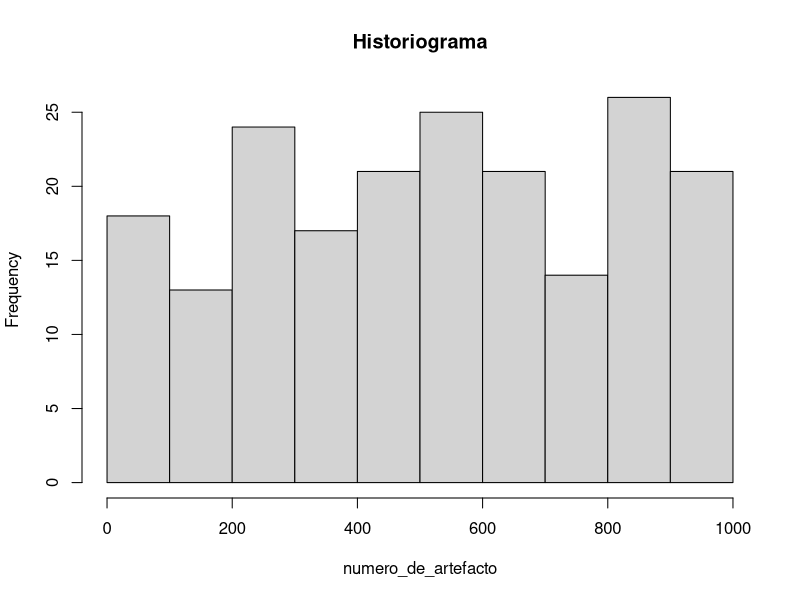
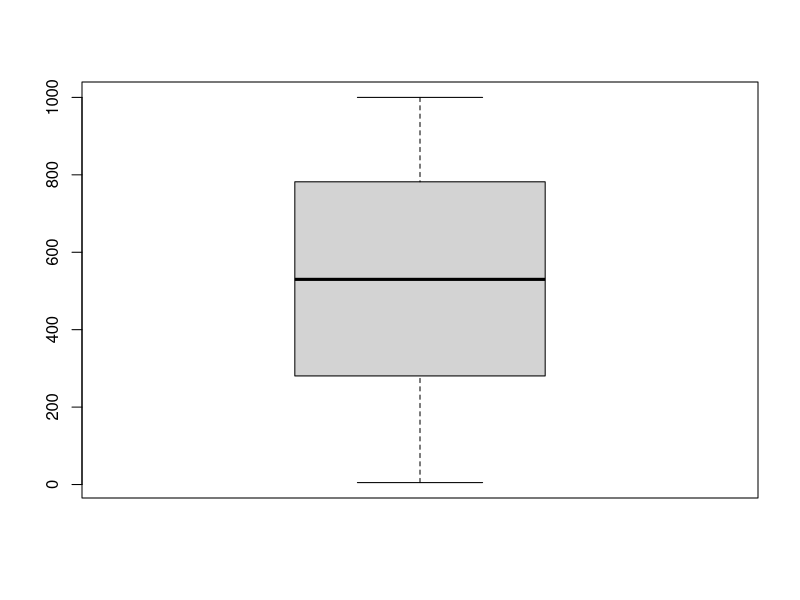
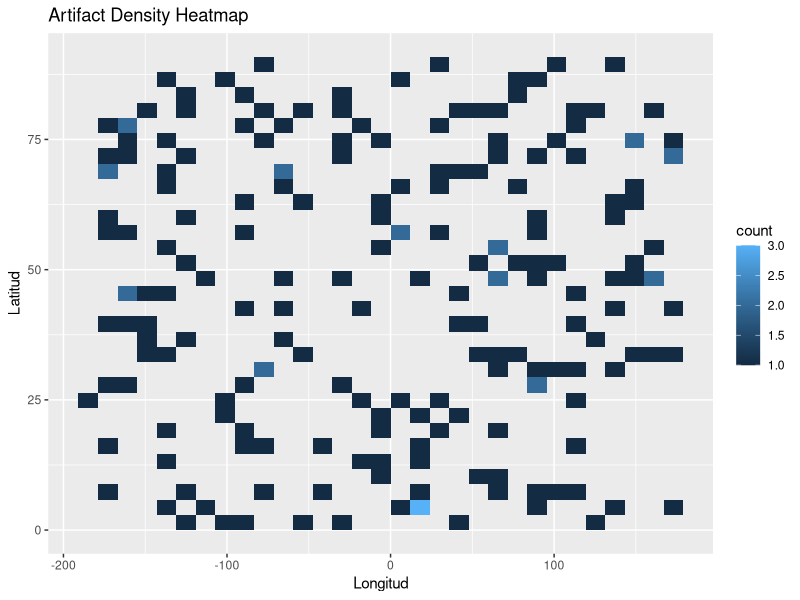

Write R code to recreate these figures, in order. (Note: this script raises an error after producing the figures.)
nuevo_dir <- "C:/pr5_21feb"
setwd(nuevo_dir) 
if(file.exists(nuevo_dir)) {
  cat("Directorio creado correctamente: ", nuevo_dir, "\n")
} else {
  cat("Fallo al crear directorio: ", nuevo_dir, "\n")
}

#Ejercicio 1
library(ggplot2)
n <- 200
set.seed(123)
yacimiento <- sample(paste0("site", 1:10), n, replace = TRUE)
tipo_de_artefacto <- sample(c("Pottery", "Tools", "Jewelry", "Weapons"), n, replace = TRUE)
latitud <- runif(n, min = 0, max = 90)
longitud <- runif(n, min = -180, max = 180)
numero_de_artefacto <- sample(1:1000, n, replace = TRUE)
contexto <- sample(c("Habitacional", "Funerario", "Otros"), n, replace = TRUE)

archaeology_data <- data.frame(
  site = yacimiento,
  tipo_de_artefacto = tipo_de_artefacto,
  numero_de_artefacto = numero_de_artefacto,
  contexto = contexto,
  latitud = latitud,
  longitud = longitud
)

#Ejercicio 2
mean(numero_de_artefacto)
cuartil <- quantile(numero_de_artefacto) 

#Ejercicio 3
hist(x = numero_de_artefacto, main = "Historiograma")
median(numero_de_artefacto)
#

#Ejercicio 4
grafico_caja <- boxplot(archaeology_data$numero_de_artefacto)
#

#Ejercicio 5


#Ejercicio 6
ggplot(archaeology_data, aes(x = longitud, y = latitud)) +
  geom_bin2d() +
  labs(title = "Artifact Density Heatmap", x = "Longitud", y = "Latitud")

#Ejercicio 7
total_artefactos <- sum(archaeology_data$numero_de_artefacto)

#Ejercicio 8
median(archaeology_data$numero_de_artefacto)

#Ejercicio 9
desviacion_estandar <-sd(numero_de_artefacto)
print(desviacion_estandar)

#Ejercicio 10
which.max(total_artefactos)

#Ejercicio 11
tabla_sumario <- aggregate(numero_de_artefacto ~ site, data = archaeology_data,
          FUN = )

#Ejercicio 12

